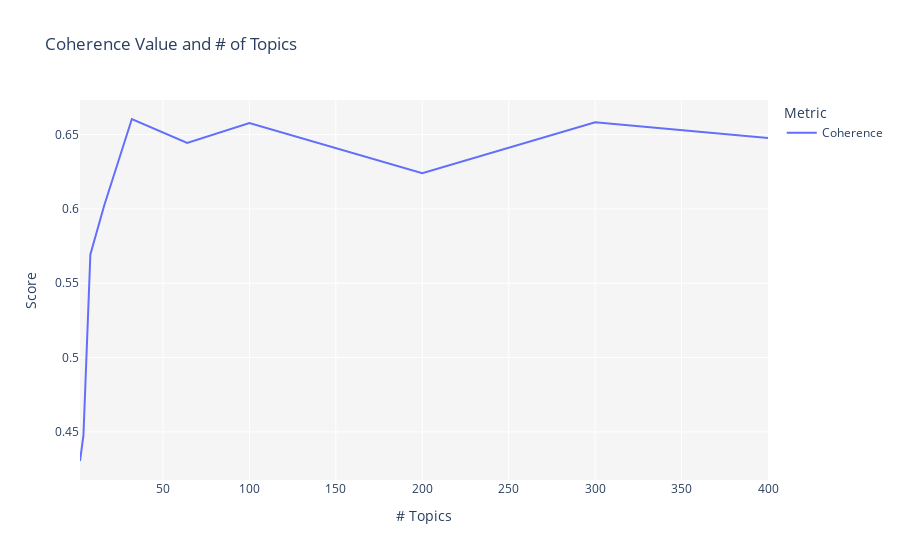

Notebook source saved alongside this figure:
### Code cell
%time tuned_hdp = tune_model(model = 'hdp', multi_core = True)

### Figure 1 — Plotly figure (JSON) as saved in the notebook; plotly's stock layout.template omitted (floating-point values rounded to 4 significant figures)
{"data": [{"hovertemplate": "Metric=Coherence<br># Topics=%{x}<br>Score=%{y}<extra></extra>", "legendgroup": "Coherence", "line": {"color": "#636efa", "dash": "solid", "shape": "linear"}, "marker": {"symbol": "circle"}, "mode": "lines", "name": "Coherence", "orientation": "v", "showlegend": true, "type": "scatter", "x": [2, 4, 8, 16, 32, 64, 100, 200, 300, 400], "xaxis": "x", "y": [0.4304, 0.4478, 0.5693, 0.6022, 0.6604, 0.6444, 0.6578, 0.6241, 0.6583, 0.6477], "yaxis": "y"}], "layout": {"legend": {"title": {"text": "Metric"}, "tracegroupgap": 0}, "plot_bgcolor": "rgb(245,245,245)", "title": {"text": "Coherence Value and # of Topics"}, "xaxis": {"anchor": "y", "domain": [0, 1], "title": {"text": "# Topics"}}, "yaxis": {"anchor": "x", "domain": [0, 1], "title": {"text": "Score"}}}}
